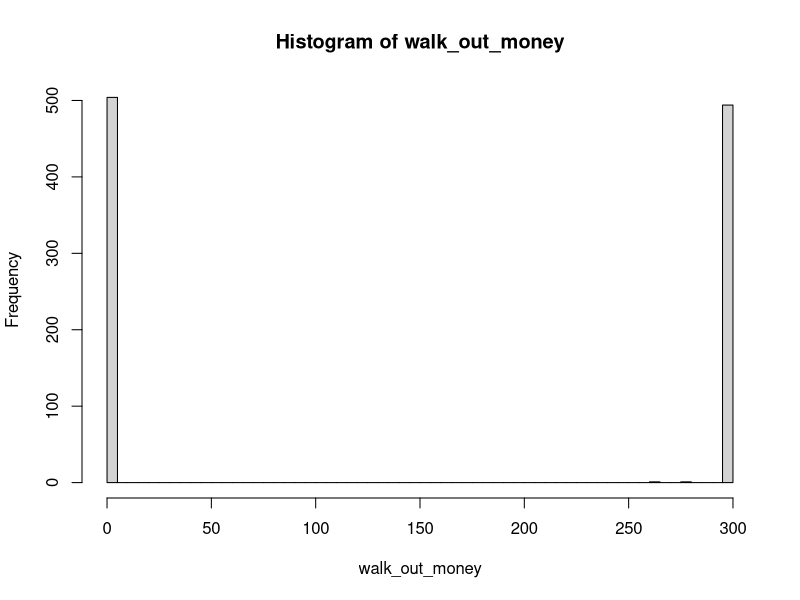

The R script that drew this image:
## ---- chunk 1
library(tidyverse)
one_play <- function(state){
     # Wager
    proposed_wager <- ifelse(state$previous_win, 1, 2*state$previous_wager)
    wager <- min(proposed_wager, state$M, state$B)
    
    # Spin of the wheel
    red <- rbinom(1,1,18/38)
    
    # Update state
    state$plays <- state$plays + 1
    state$previous_wager <- wager
    if(red){
      # WIN
      state$B <- state$B + wager
      state$previous_win <- TRUE
    }else{
      # LOSE
      state$B <- state$B - wager
      state$previous_win <- FALSE
    }
  state
}


#' Stopping rule
#'
#' Takes the state list and determines if the gambler has to stop
#' @param state A list.  See one_play
#' @return TRUE/FALSE
stop_play <- function(state){
  if(state$B <= 0) return(TRUE)
  if(state$plays >= state$L) return(TRUE)
  if(state$B >= state$W) return(TRUE)
  FALSE
}


#' Play roulette to either bankruptcy, success, or play limits
#'
#' @param B number, the starting budget
#' @param W number, the budget threshold for successfully stoping
#' @param L number, the maximum number of plays 
#' @param M number, the casino wager limit
#' @return A vector of budget values calculated after each play.
one_series <- function(
    B = 200
  , W = 300
  , L = 1000
  , M = 100
){

  # initial state
  state <- list(
    B = B
  , W = W
  , L = L
  , M = M
  , plays = 0
  , previous_wager = 0
  , previous_win = TRUE
  )
  
  # vector to store budget over series of plays
  budget <- rep(NA, L)
  
  # For loop of plays
  for(i in 1:L){
    new_state <- state %>% one_play
    budget[i] <- new_state$B
    if(new_state %>% stop_play){
      return(budget[1:i])
    }
    state <- new_state
  }
  budget    
}

# helper function
get_last <- function(x) x[length(x)] 


# Simulation
walk_out_money <- rep(NA, 1000)
for(j in seq_along(walk_out_money)){
  walk_out_money[j] <- one_series(B = 200, W = 300, L = 1000, M = 100) %>% get_last
}

# Walk out money distribution
hist(walk_out_money, breaks = 100)

# Estimated probability of walking out with extra cash
mean(walk_out_money > 200)

# Estimated earnings
mean(walk_out_money - 200)

